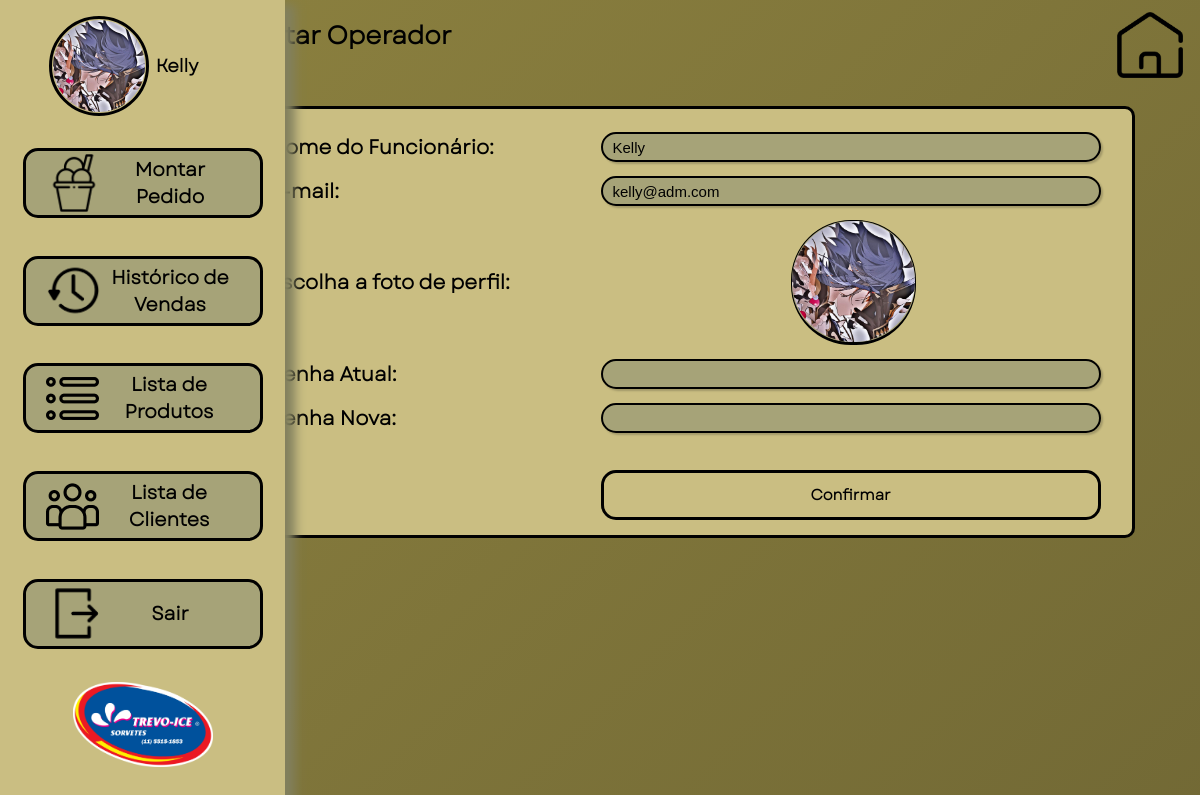
/PHP/Operador/editarope.php (signed in), run on the app's committed database.
### tables this page shows
CREATE TABLE `operador` (
  `nome_oper` varchar(255) NOT NULL,
  `email_oper` varchar(255) NOT NULL,
  `senha` varchar(255) NOT NULL,
  `avatar` varchar(255) NOT NULL,
  `nivel_acess` int(10) NOT NULL,
  `id_oper` int(11) NOT NULL
);

### PHP/Operador/editarope.php (the view, shortened to what this page needs)
<?php
include('../conexao.php');
$avatar = $_SESSION['avatar_session'];
$id_oper = $_SESSION['id_session'];
$query  = $pdo->prepare("SELECT * FROM operador WHERE id_oper=?");
$query->bindParam(1, $id_oper);
$query->execute();
$rowCount = $query->rowCount();
if ($rowCount > 0) {
    while ($linhas_oper = $query->fetch(PDO::FETCH_ASSOC)) {
        $nome_oper = $linhas_oper['nome_oper'];
        $email = $linhas_oper['email_oper'];
        $avatar = $linhas_oper['avatar'];
    }
}
?>
<!DOCTYPE html>
<html lang="pt-br">
<div id="fundo">
    <head>
        <link rel="stylesheet" type="text/css" href="../../CSS/CaUs2.css">
        <link rel="stylesheet" type="text/css" href="../../CSS/Menu.css">
    </head>
    <body>
        <div id="principal">
            <div class="cad">
                <div class="headcad">
                    <h1 id="titulo2">Editar Operador </h1>
                    <a href="../Menu/Menu.php"><img src="../../IMG/casinha.png" class="homeCad" alt=""></a>
                </div>
                <form action="saveEditOper.php" method="POST" enctype="multipart/form-data">
                    <div class="central">
                        <div id="conteudo">
                            <label class="label">Nome do Funcionário:</label>
                            <input name="nome" autocomplete="off" class="input" value="<?php echo $nome_oper ?>" required>
                            <label class="label">E-mail:</label>
                            <input name="email" type="email" autocomplete="off" class="input" value="<?php echo $email ?>" required>
                            <label class="label" id="imagem" class="input2">Escolha a foto de perfil:</label>
                            <label class="input4"><?php echo '<img src="' . $avatar . '" id="preview-img" class="imgpreview" ><input type="file" id="image" class="imagemm" name="avatar" accept="image/*"/>' ?></label>
                            <label class="label">Senha Atual:</label>
                            <input name="senhaatual" type="password" autocomplete="off" class="input" required>
                            <label class="label">Senha Nova:</label>
                            <input name="senhanova" type="text" autocomplete="off" class="input">
                            <input type="submit" value="Confirmar" id="update" name="update" class="input2">
                        </div>
                    </div>
                </form>
            </div>
        </div>
        <div id="menuho">
            <div id="operador">
                <?php
                echo '<img id="icon" src="' . $avatar . '">';
                ?>
                <h1 id="nome"> <?php
                                $nome_oper = $_SESSION[utf8_encode('nome_session')];
                                echo $nome_oper ?></h1>
            </div>
            <a class="sidebtn" href="../Cliente/selecionarcliente.php"> <img class="imgbtn" src="../../IMG/MP.png">
                <div class="MP"> Montar Pedido</div>
            </a>
            <a class="sidebtn" href="../Venda/historico.php"> <img class="imgbtn" src="../../IMG/historico.png">
                <div href="#" class="MP">Histórico de Vendas</div>
            </a>
            <a class="sidebtn" href="../Produtos/ProdutosList.php"> <img class="imgbtn" src="../../IMG/LP.png">
                <div href="#" class="MP">Lista de Produtos</div>
            </a>
            <a class="sidebtn" href="../Cliente/listagemcli.php"> <img class="imgbtn" src="../../IMG/LC.png">
                <div href="#" class="MP">Lista de
                    Clientes</div>
            </a>
            <a class="sidebtn" href="../logout.php"> <img class="imgbtn" src="../../IMG/EX.png">
                <div href="#" class="MP">Sair</div>
            </a>
            <img src="../../IMG/trevoice.png" class="logo" alt="">
        </div>
</div>
</body>

### CSS/CaUs2.css (style rules this page uses)
* { margin: 0px; padding: 0px; box-sizing: border-box; list-style: none; }
#titulo2 { margin-left: 10px; }
.headcad { display: flex; align-items: center; font-family: "garet"; width: 98%; margin-left: 20px; margin-top: 10px; align-items: center; }
body { background-repeat: no-repeat; height: 100%; width: 100%; }
.cad { width: auto; height: 100%; padding: 5px; margin-left: 170px; background: linear-gradient(180deg, #C19277 0%, #B6A752 100%); background-repeat: no-repeat; align-items: center; justify-content: center; background-size: 300% 300%; background-image: linear-gradient( -45deg, rgba(193,146,119,1) 0%, rgb(158, 150, 106) 25%, rgb(102, 94, 48) 50%, rgb(139, 128, 63) 100% ); animation: AnimateBG 30s ease infinite; }
.central { display: flex; justify-content: center; align-items: center; width: auto; height: auto; justify-items: center; margin-top: 5%; }
#conteudo { width: 900px; font-family: "garet"; font-size: 35px; height: 27rem; padding:1rem; display: grid; grid-template-columns: 300px 500px; justify-content: space-around; align-items: center; border: 3px solid #000; border-radius: 10px; background: #CABE82; }
.label { display: flex; width: 100%; font-size: 20px; }
.input { border: 2px solid #000; padding: 10px; font-size: 15px; height: 30px; width: 100%; margin-bottom: 7px; margin-top: 7px; border-radius: 15px; background-color: #a6a378; position: relative; box-shadow: 2px 2px 2px rgba(0,0,0,0.2) }
.input2 { border-bottom: 3px solid #000; padding: 10px; font-size: 15px; height: 30px; width: 100%; margin-bottom: 20px; border-radius: 15px; margin-top: 15px; background-color: #a6a378; cursor: pointer; text-align: center; font-weight: bold; border: 3px solid #000; height: 50px; border-radius: 15px; background-color: #CABE82; cursor: pointer; font-size: 15px; position: relative; margin-top: 30px; font-family: "garet"; }
.input4 { display: flex; margin-left: 190px; border: 1px solid #000; justify-content: center; border-bottom: 3px solid #000; background-color: #a6a378; height: 125px; width: 125px; margin-bottom: 7px; margin-top: 7px; border-radius: 60px; }
.homeCad { width: 70px; right: 15px; top: 10px; position: fixed; }
.imgpreview { border-radius: 100%; width: 100%; height: 100%; object-fit: cover; object-position: center; cursor: pointer; }

### CSS/Menu.css (style rules this page uses)
#principal { height: 100vh; background: #A6A378; width: 100vw; position: absolute; }
* { margin: 0px; padding: 0px; box-sizing: border-box; list-style: none; }
body { background: #A6A378; background-repeat: no-repeat; height: 100%; width: 100%; }
label, #teste { font-size: 15px; font-weight: bold; font-family: "garet"; user-select: none; }
#menuho { display: grid; height: 100%; justify-items: center; justify-content: center; background-color: #CABE82; width: 170px; box-shadow: 10px 5px 10px #82805e; z-index: 1; position: fixed; z-index: 6; top: 0; left: 0; overflow-x: hidden; transition: width .5s; }
.MP { display: inline-block; opacity: 0; transition-property: opacity; transition-delay: .0s; transition-duration: .0s; transition-timing-function: linear; }
#operador { display: flex; align-items: center; justify-content: space-evenly; position: sticky; transition-property: width; transition-duration: 1s; transition-timing-function: linear; margin-bottom: 10px; }
.logo { width: 140px; height: auto; user-select: none; }
.sidebtn { display: flex; align-items: center; justify-content: space-between; background: #A6A378; border: 3px solid #000000; border-radius: 15px; width: 100px; height: 70px; margin-top: 5px; padding-left: 20px; padding-right: 20px; position: relative; transition: width 1s; text-decoration: none; }
.imgbtn { width: 55px; user-select: none; }
h1 { font-size: 25px; text-align: top; }
#icon { width: 100px; height: 100px; border-radius: 50px; display: inline-block; user-select: none; border: 3px solid black; padding: 1px; transition-duration: 1s; transition-timing-function: linear; object-fit: cover; }
#nome { display: inline-block; opacity: 0; font-size: 0; transition-property: opacity; transition-delay: .0s; transition-duration: .5s; transition-timing-function: linear; }
#titulo2 { user-select: none; display: flex; color: #000; margin: 0px; }
img { user-select: none; }

### data on the page
operador: nome "Kelly", email "kelly@adm.com", avatar (picture)

### other printed values
$nome_oper "Kelly"
